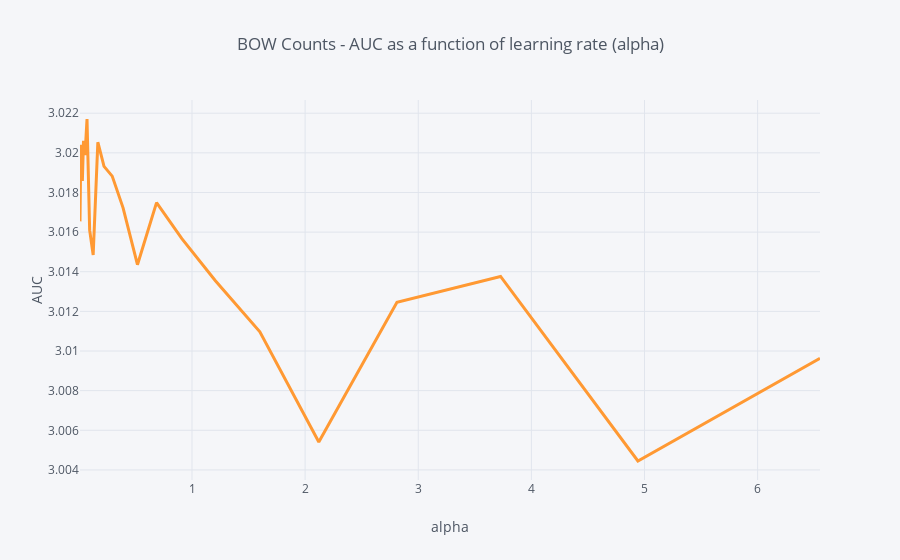

Notebook code for this chart:
### Code cell
cv_results = pd.DataFrame(auc_by_alpha_ridge, columns = ['alpha', 'AUC'])
cv_results.query('alpha < 8').set_index('alpha').AUC.iplot(title = 'BOW Counts - AUC as a function of learning rate (alpha)', xTitle = 'alpha', yTitle = 'AUC', width = 3, hline=(0,0))

### Figure 1 — Plotly figure (JSON) as saved in the notebook; plotly's stock layout.template omitted (floating-point values rounded to 4 significant figures)
{"data": [{"line": {"color": "rgba(255, 153, 51, 1.0)", "dash": "solid", "shape": "linear", "width": 3}, "mode": "lines", "name": "AUC", "text": "", "type": "scatter", "x": [0.01, 0.01326, 0.01758, 0.0233, 0.03089, 0.04095, 0.05429, 0.07197, 0.09541, 0.1265, 0.1677, 0.2223, 0.2947, 0.3907, 0.5179, 0.6866, 0.9103, 1.207, 1.6, 2.121, 2.812, 3.728, 4.942, 6.551], "y": [3.017, 3.018, 3.02, 3.019, 3.019, 3.021, 3.02, 3.022, 3.016, 3.015, 3.021, 3.019, 3.019, 3.017, 3.014, 3.017, 3.016, 3.014, 3.011, 3.005, 3.012, 3.014, 3.004, 3.01]}], "layout": {"autosize": true, "legend": {"bgcolor": "#F5F6F9", "font": {"color": "#4D5663"}}, "paper_bgcolor": "#F5F6F9", "plot_bgcolor": "#F5F6F9", "shapes": [{"line": {"color": "#db4052", "dash": "solid", "width": 1}, "type": "line", "x0": 0, "x1": 1, "xref": "paper", "y0": [0, 0], "y1": [0, 0], "yref": "y"}], "title": {"font": {"color": "#4D5663"}, "text": "BOW Counts - AUC as a function of learning rate (alpha)"}, "xaxis": {"autorange": true, "gridcolor": "#E1E5ED", "range": [0.01, 6.551], "showgrid": true, "tickfont": {"color": "#4D5663"}, "title": {"font": {"color": "#4D5663"}, "text": "alpha"}, "type": "linear", "zerolinecolor": "#E1E5ED"}, "yaxis": {"autorange": true, "gridcolor": "#E1E5ED", "range": [3.003, 3.023], "showgrid": true, "tickfont": {"color": "#4D5663"}, "title": {"font": {"color": "#4D5663"}, "text": "AUC"}, "type": "linear", "zerolinecolor": "#E1E5ED"}}}
